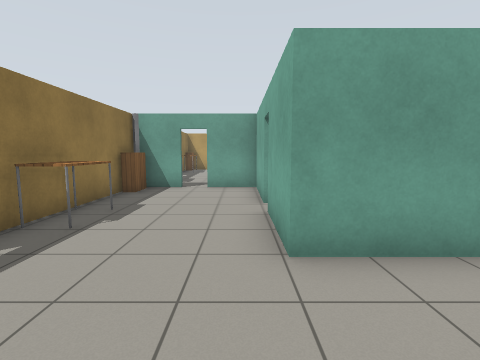
[1] (above)

20 first-person views from a walk through a robot-simulator world made for Gazebo. The camera is 1.2 m above the floor, tilts 6° down and sees 85° across. The floor is counted in squares, 1 m on a side. Each view is taken from the middle of a square. On the plan, view 1 faces up. The plan holds only what a view shows up to about 12 squares ahead; the rest is blank. Gazebo's built-in surfaces are drawn with simple patterns.

[2]
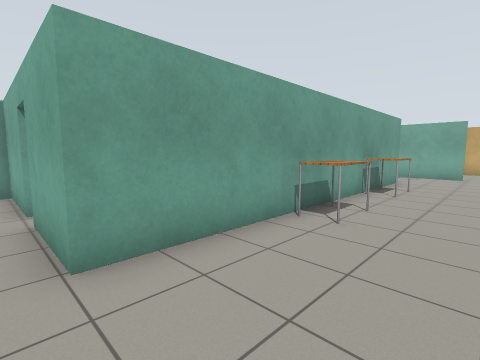

[3]
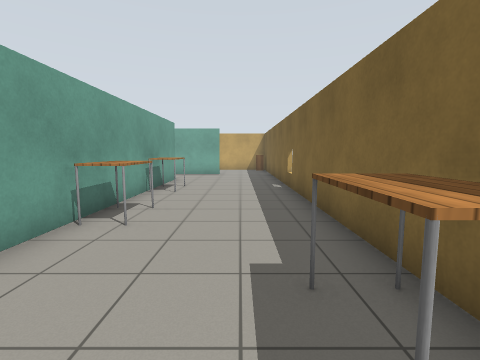

[4]
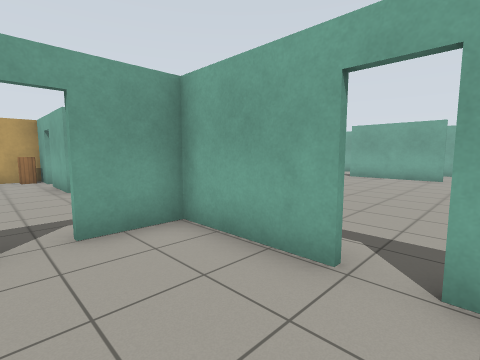

[5]
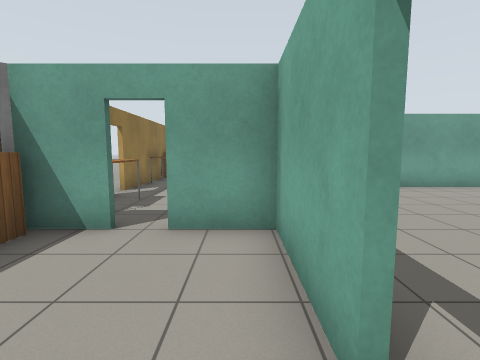

[6]
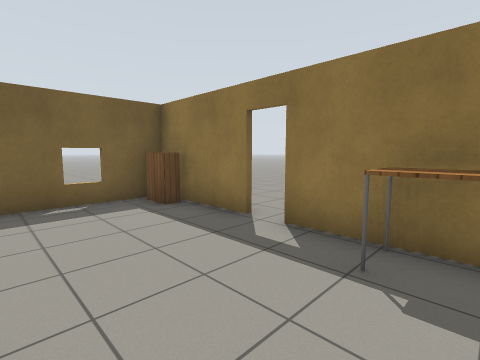

[7]
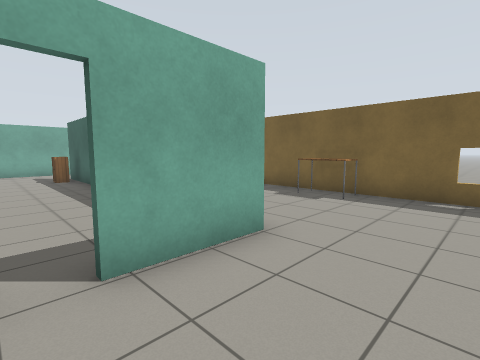

[8]
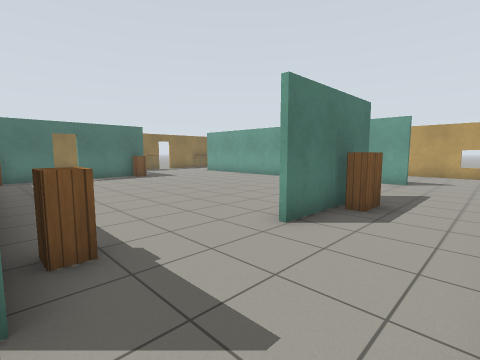

[9]
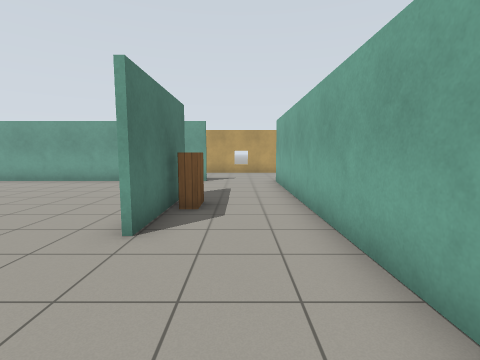

[10]
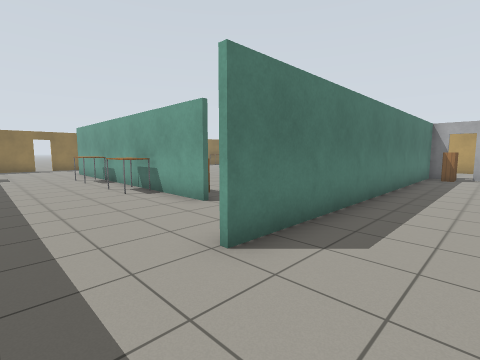

[11]
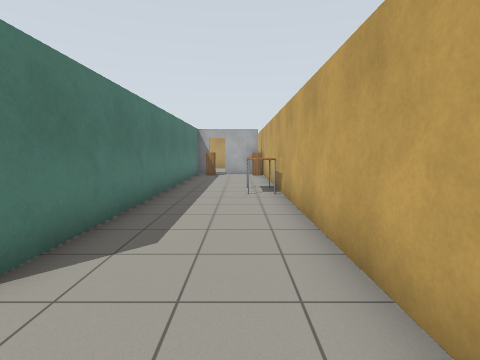

[12]
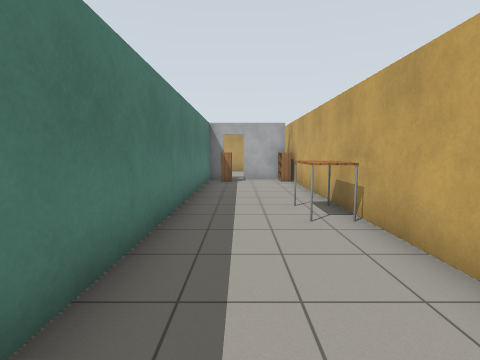

[13]
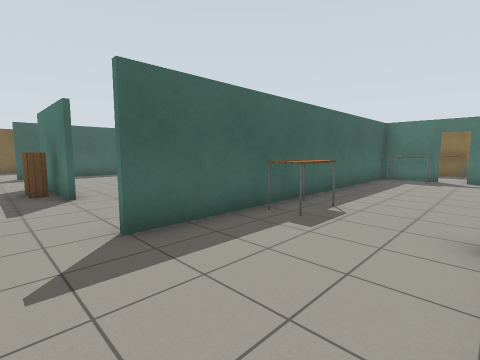

[14]
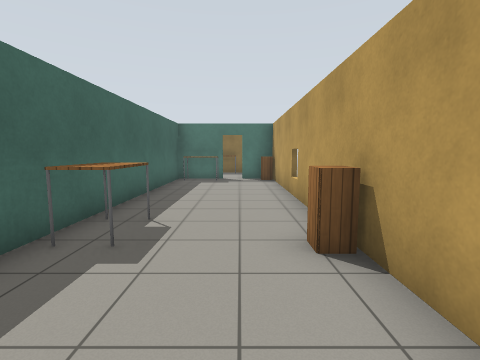

[15]
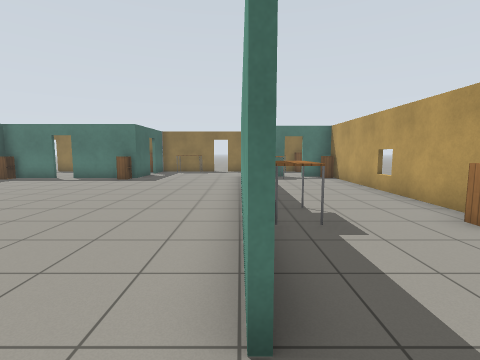

[16]
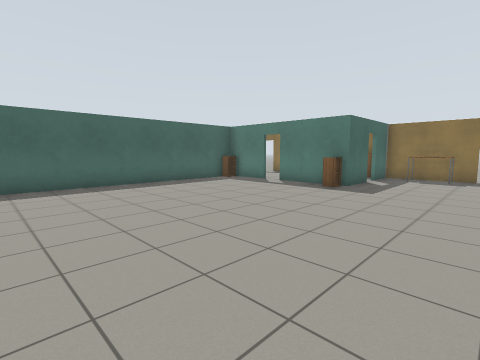

[17]
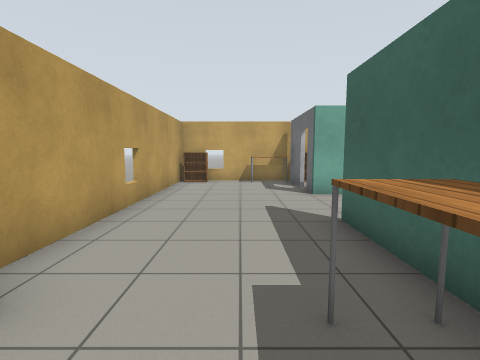

[18]
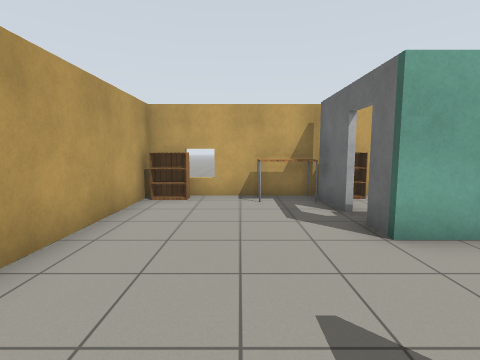

[19]
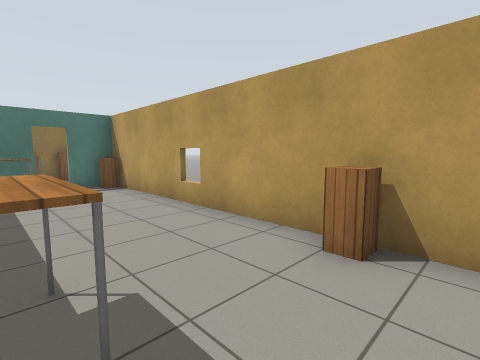

[20]
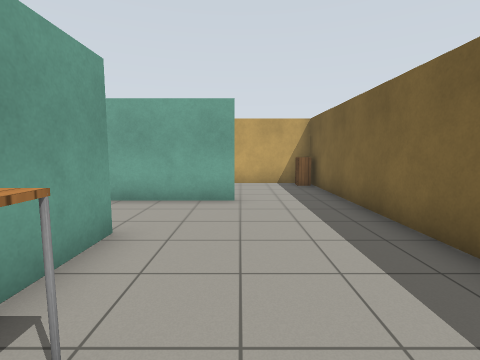

### Floor plan
Points are (right, up) in squares from view 1. A wall is a line through its corners. A room is listed if a view was taken in it or the views show most of it. See-through windows are left out.
Room 1 (views 1, 2, 3, 4, 5, 6, 7, 8, 9, 10, 11, 12, 13, 14, 15, 16, 17, 18, 19, 20)
walls: (11.3, 6.6) (11.3, 8.9); (11.5, 10.5) (11.5, 6.6); (0.7, 8.6) (0.7, 6.1); (2.7, 3.1) (11.9, 3.1); (0.5, 9) (-1.1, 9); (0.6, 6.1) (0.6, 8.5); (0.7, 5.4) (0.7, 3.5); (11.9, 2.9) (1.4, 2.9); (11.6, 14) (2.7, 14); (0.6, 3.4) (0.6, 5.4); (-1.3, 9.2) (0.6, 9.2); (-2, 9) (-3.5, 9); (-0.2, 14) (-0.2, 16.3); (15.4, 13.7) (14.6, 13.7) (14.6, 1.1); (14.5, 1.1) (14.5, 13.9) (15.4, 13.9); (-3.3, 9.2) (-2, 9.2); (16.1, 13.9) (18, 13.9); (0, 16.3) (0, 14.2) (11.6, 14.2); (18.2, 7.5) (18.2, 12.5); (-0.2, 17) (-0.2, 18.5); (-3.7, 12.4) (-3.7, 2.4); (18, 13.7) (16.1, 13.7); (-3.7, 1.6) (-3.7, -1.7) (18.2, -1.7); (0, 18.5) (0, 17); (18.2, 15.5) (18.2, 17.5); (18.2, -0.5) (18.2, 6.5); (-3.7, 17.9) (-3.7, 13.1); (18.2, 18.5) (-1.5, 18.5)
ways out: open door at (-4, 2); open door at (-4, 13); open door at (-1.5, 9); open door at (0, 16.5); open door at (1, 5.5); open door at (16, 14)
objects: bookshelf (-3, -1); table (-3, 4) to (-3, 5); bookshelf (-3, 8); table (-3, 10) to (-3, 11); other object (-3, 16) to (-3, 17); bookshelf (-3, 18); cabinet (-1, 18); cabinet (0, 18); table (1, -1) to (2, -1); cabinet (1, 3); cabinet (1, 9); table (1, 15) to (1, 16); table (4, 2) to (5, 2); table (8, 2) to (9, 2); table (8, 15) to (9, 15); cabinet (9, 18); cabinet (11, 4); bookshelf (12, 9); bookshelf (15, 13); table (17, 7) to (18, 7)

Where each view was taken, in squares from view 1:
view 1: 0 up, 0 right, facing up
view 2: 0 up, 0 right, facing up-right
view 3: 0 up, 0 right, facing right
view 4: 5 up, 2 left, facing up-right
view 5: 5 up, 0 right, facing up
view 6: 5 up, 0 right, facing down-left
view 7: 6 up, 2 left, facing down-right
view 8: 3 up, 14 right, facing up-left
view 9: 3 up, 13 right, facing up
view 10: 1 down, 17 right, facing up-left
view 11: 1 down, 17 right, facing up
view 12: 2 up, 16 right, facing up
view 13: 18 up, 13 right, facing down-left
view 14: 17 up, 12 right, facing left
view 15: 14 up, 13 right, facing left
view 16: 13 up, 10 right, facing down-left
view 17: 16 up, 7 right, facing right
view 18: 16 up, 11 right, facing right
view 19: 15 up, 10 right, facing up-left
view 20: 1 up, 8 right, facing right
